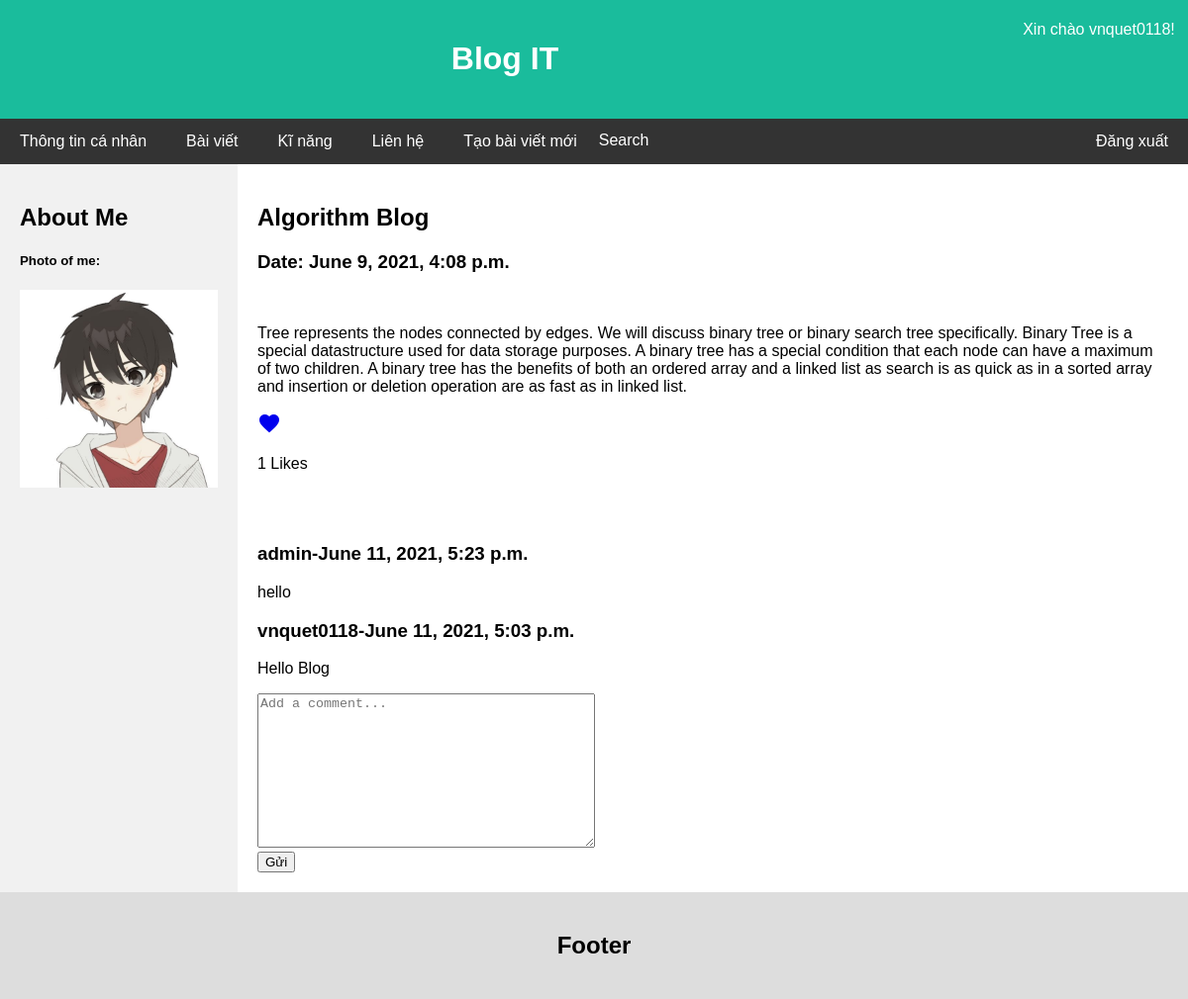
Page /blog/4/ (signed in) on the committed database.
### blog/models.py (models this page shows, shortened)
class Post(models.Model):
    title = models.CharField(max_length=100)
    body = models.TextField()
    date = models.DateTimeField(auto_now_add=True)
    description = models.CharField(max_length=100, null=True)
    image = models.ImageField(null=True)
    likes = models.IntegerField(default=0)
    class Meta:
        ordering = ['-date', 'title']

class Comment(models.Model):
    author = models.ForeignKey(settings.AUTH_USER_MODEL, on_delete=models.CASCADE)
    post = models.ForeignKey(Post, on_delete=models.CASCADE, related_name="comments")
    date = models.DateTimeField(auto_now_add=True)
    body = models.TextField()
    class Meta:
        ordering = ['-date']

### blog/views.py (the view, shortened to what this page needs)
# urls.py: path('<int:pk>/', view=views.show_detail_post, name='show_detail_post'),
def show_detail_post(request, pk):
    liked = False
    if request.user.is_authenticated:
        user = request.user
        post = Post.objects.get(id=pk)
        if Like.objects.filter(user=user, post=post).exists():
            liked = True
    post = Post.objects.get(pk=pk)
    form = CommentForm()
    return render(request, 'posts/post_detail.html', {'post': post, 'form': form, 'liked': liked})

### blog/forms.py
class CommentForm(forms.ModelForm):
    body = forms.CharField(widget=forms.Textarea(attrs={'placeholder': 'Add a comment...', 'class': 'form-control'}), required=True)
    class Meta:
        model = Comment
        fields = ['body']

### blog/templates/posts/post_detail.html (shortened to what this page needs)
{% extends 'pages/base.html' %}
{% block content %}
  <div class="home_main">
    <h2>{{post.title}}</h2>
    <h3>Date: {{post.date}}</h3>
    <br>
    <p>{{post.body}}</p>
    {% if liked is True %}
      <a href="{% url 'post_like' post.id %}"><i class="material-icons text-danger">favorite</i></a>
      <p>{{post.likes}} Likes</p>
    {% else %}
      <a class="post-like" href="{% url 'post_like' post.id %}"><i class="material-icons text-danger">favorite_border</i></a>
      <p>{{post.likes}} Likes</p>
    {% endif %}
    <br><br>
    {% for comment in post.comments.all %}
      <h3>{{comment.author.username}}-<span>{{comment.date}}</span></h3>
      <p>{{comment.body}}</p>
    {% endfor %}
    {% if user.username %}
      <form action="." method="POST">
        {{form.body}}
        <br>
        <input type="submit" value="Gửi" class="btn btn-info">
      </form>
    {% else %}
      <br>
      <p>Đăng nhập để bình luận!</p>
    {% endif %}
  </div>
{% endblock content %}

### home/templates/pages/base.html (shortened to what this page needs)
<!DOCTYPE html>
<html lang="en">
<head>
  {% load static %}
  <link rel="stylesheet" href="{% static 'css/style.css' %}">
</head>
<body>
  <div class="header">
    <div class="header_content">
      <h1>Blog IT</h1>
    </div>
    <div class="user">
      {% if user.username %}
        <p>Xin chào {{user.username}}!</p>
      {% endif %}
    </div>
  </div>
  <div class="navbar">
    <a href="/">Thông tin cá nhân</a>
    <a href="{% url 'show_list_post' %}">Bài viết </a>
    <a href="{% url 'show_list_skill' %}">Kĩ năng</a>
    <a href="{% url 'contact' %}">Liên hệ</a>
    <a href="{% url 'new_post' %}">Tạo bài viết mới</a>
    <input type="text" placeholder="Search">
    {% if user.username %}
      <a href="{% url 'logout' %}">Đăng xuất</a>
    {% else %}
      <a href="{% url 'login' %}">Đăng nhập</a>
      <a href="{% url 'register' %}">Đăng kí</a>
    {% endif %}
  </div>
  <div class="row">
    <div class="side">
      <h2>About Me</h2>
      <h5>Photo of me:</h5>
      <img src="{% static 'image/avatar.jpg' %}" alt="avatar">
    </div>
    <div class="main">
      {% block content %}
      {% endblock content %}
    </div>
  </div>
  <div class="footer">
    <h2>Footer</h2>
  </div>
</body>
</html>

### home/static/css/style.css (style rules this page uses)
* { box-sizing: border-box; }
body { font-family: Arial; margin: 0; }
.header { display: flex; }
.header_content { flex: 85%; padding: 20px; text-align: center; background: #1abc9c; color: white; }
.user { flex: 15%; padding: 5px; text-align: center; background: #1abc9c; color: white; }
.navbar { display: flex; background-color: #333; }
.navbar a { color: white; padding: 14px 20px; text-decoration: none; text-align: center; }
.navbar input { flex: 1; border: none; outline: none; background-color: #333; color: white; }
.navbar input::placeholder { color: white; font-family: Arial; font-size: 16px; }
.row { display: flex; }
.side { flex: 20%; background-color: #f1f1f1; padding: 20px; }
.main { flex: 80%; display: flex; flex-wrap: wrap; background-color: white; }
.home_main { flex: 100%; padding: 20px; }
.side img { width: 100%; height: auto; }
.footer { padding: 20px; text-align: center; background: #ddd; }

### rows in the picture
Post: title "Algorithm Blog", date "June 9, 2021, 4:08 p.m.", body "Tree represents the nodes connected by edges. We will discuss binary tree or binary search tree specifically. Binary Tree is a special datastructure used for data storage purposes. A binary tree has a special condition that each node can have a maximum of two children. A binary tree has the benefits of both an ordered array and a linked list as search is as quick as in a sorted array and insertion or deletion operation are as fast as in linked list.", likes "1"
Comment: author.username "admin", date "June 11, 2021, 5:23 p.m.", body "hello"
Comment: author.username "vnquet0118", date "June 11, 2021, 5:03 p.m.", body "Hello Blog"

### other values in the picture
{{ user.username }} "vnquet0118"
